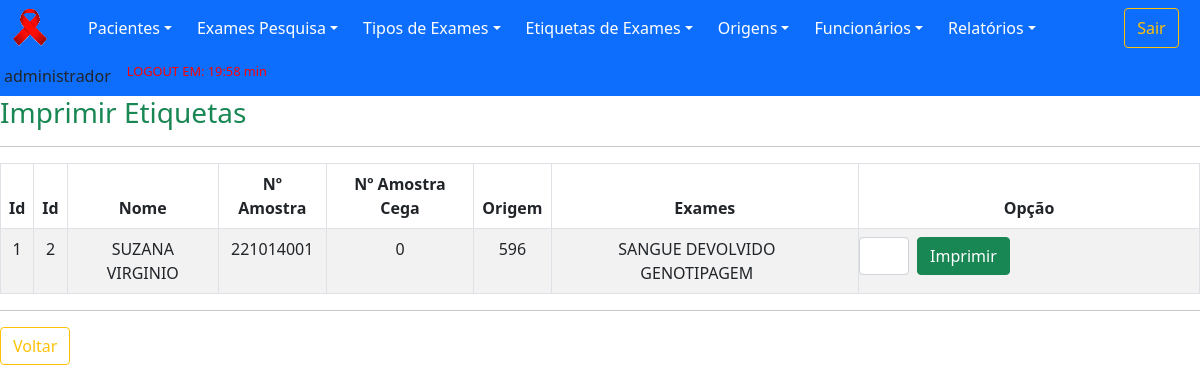
Page /views/etiquetasImprimir.php (signed in) on the committed database.
### tables this page shows
CREATE TABLE `examesSolicitados` (
  `idExamesSolicitados` int(11) NOT NULL,
  `numAmostra` int(11) DEFAULT NULL,
  `numAmostraCega` int(11) DEFAULT NULL,
  `dataCadastroE` date DEFAULT NULL,
  `horaCadastro` time DEFAULT NULL,
  `dataAmostra` date DEFAULT NULL,
  `tiposExames` varchar(255) DEFAULT NULL,
  `idFuncionario` int(11) DEFAULT NULL,
  `idPaciente` int(11) DEFAULT NULL,
  `idOrigem` int(11) DEFAULT NULL,
  `imprimir` int(11) DEFAULT NULL
);

CREATE TABLE `paciente` (
  `idPaciente` int(11) NOT NULL,
  `nomePaciente` varchar(60) DEFAULT NULL,
  `prontuario` varchar(30) DEFAULT NULL,
  `gestante` varchar(3) DEFAULT NULL,
  `numSus` varchar(30) DEFAULT NULL,
  `cpf` varchar(15) DEFAULT NULL,
  `sexo` varchar(15) DEFAULT NULL,
  `identidade` varchar(20) DEFAULT NULL,
  `orgaoEmissor` varchar(15) DEFAULT NULL,
  `naturalidade` varchar(30) DEFAULT NULL,
  `nacionalidade` varchar(30) DEFAULT NULL,
  `dataCadastroP` date DEFAULT NULL,
  `idFuncionario` int(11) DEFAULT NULL,
  `dataAltCad` date DEFAULT NULL,
  `idFuncionarioAlt` int(11) DEFAULT NULL
);

CREATE TABLE `origem` (
  `idOrigem` int(11) NOT NULL,
  `descricao` varchar(255) DEFAULT NULL,
  `cap` varchar(10) DEFAULT NULL,
  `numOrigem` int(11) DEFAULT NULL,
  `statusOrigem` varchar(8) DEFAULT NULL
);

CREATE TABLE `tipoExames` (
  `idTipoExames` int(11) NOT NULL,
  `tipoExame` varchar(255) DEFAULT NULL,
  `statusExame` varchar(8) DEFAULT NULL
);

### dao/DAO-sistemaCihiv.php (called while the page is built, shortened)
<?php
    class SistemaDAO
        {
            public function PesquisaDados($nomeTabela,$dado,$valor)
                {
                    $conn = Database::connect();
                    $conn->exec('SET CHARACTER SET utf8');
                    $sql = "SELECT * FROM $nomeTabela WHERE $dado = '$valor'";
                    try
                        {
                            $listar = $conn->query($sql);
                            $buscar = $listar->fetchAll(PDO::FETCH_OBJ);
                            $numRows = $listar->rowCount();
                        }
                    catch (PDOException $exc)
                        {
                            $buscar = $exc->getTraceAsString();
                        }
                    return $buscar;
                }
            public function ImprimirEtiquetas($idFuncionario)
                {
                    $conn = Database::connect();
                    $conn->exec('SET CHARACTER SET utf8');
                    $sql = "SELECT * FROM examesSolicitados e, paciente p, origem o
                    WHERE e.idFuncionario = '$idFuncionario'
                    AND e.imprimir = 0
                    AND p.idPaciente = e.idPaciente
                    AND o.idOrigem = e.idOrigem
                    GROUP BY e.idExamesSolicitados";
                    try
                        {
                            $listar = $conn->query($sql);
                            $buscar = $listar->fetchAll(PDO::FETCH_OBJ);
                            $numRows = $listar->rowCount();
                        }
                    catch (PDOException $exc)
                        {
                            $buscar = $exc->getTraceAsString();
                        }
                    return $buscar;
                }
        }
?>

### views/etiquetasImprimir.php (the view, shortened to what this page needs)
<?php
	include "../template/menuPrincipal.php";
    include "../dao/DAO-sistemaCihiv.php";
?>
        <div cIlass="container">
            <div id="page-content-wrapper">
				<div class="panel-header">
					<h3 class="text-success">Imprimir Etiquetas</h3>
				</div>
				<hr>
				<div class="panel-content">
					<div class="col-md-12">
                        <table class="table table-striped table-bordered table-condensed">
                            <thead>
                                <tr>
                                    <th>Id</th>
                                    <th>Id</th>
                                    <th>Nome</th>
                                    <th>Nº Amostra</th>
                                    <th>Nº Amostra Cega</th>
                                    <th>Origem</th>
                                    <th>Exames</th>
                                    <th>Opção</th>
                                </tr>
                            </thead>
                            <tbody>
                                <?php
                                    require_once '../dao/DAO-sistemaCihiv.php';
                                    $origemDAO = new SistemaDAO();
                                    foreach($origemDAO->ImprimirEtiquetas($_SESSION['idFuncionario']) as $resp)
                                        {
                                            ?>
                                                <tr>
                                                    <td><?php echo $idFuncionario = $resp->idFuncionario;?></td>
                                                    <td><?php echo $idExamesSolicitados = $resp->idExamesSolicitados;?></td>
                                                    <td><?php echo $nomePaciente = $resp->nomePaciente;?></td>
                                                    <td><?php echo $numAmostra = $resp->numAmostra;?></td>
                                                    <td><?php echo $numAmostraCega = $resp->numAmostraCega;?></td>
                                                    <td><?php echo $numOrigem = $resp->numOrigem;?></td>
                                                    <td>
                                                        <?php
                                                            $tiposExames = $resp->tiposExames;
                                                            $tiposExames =  unserialize($tiposExames);
                                                            $t = sizeof($tiposExames);
                                                            for ($i = 0; $i < $t; $i++)
                                                                {
                                                                    $id = $tiposExames[$i];
                                                                    $nomeTabela3 = "tipoExames";
                                                                    $dado3 = "idTipoExames";
                                                                    $exame1DAO = new SistemaDAO();
                                                                    foreach ($exame1DAO->PesquisaDados($nomeTabela3,$dado3,$id) as $resp)
                                                                        {
                                                                            echo $tipoExame = $resp->tipoExame . "&emsp;";
                                                                        }
                                                                }
                                                        ?>
                                                    </td>
                                                    <td>
                                                        <form action="../controllers/etiquetasImprimir.php?action=1&id=<?php echo $idExamesSolicitados; ?>" method="POST">
                                                            <div class="row">
                                                                <div class="col px-md-1 col-md-2">
                                                                    <input type="text"  class="form-control" name="quantidade" >
                                                                </div>
                                                                <div class="col px-md-1 col-md-2">
                                                                    <button type="submit" class="btn btn-success">Imprimir</button>
                                                                </div>
                                                            </div>
                                                        </form>
                                                    </td>
                                            <?php
                                        }
                                ?>
                            </tbody>
                        </table>
					</div>
                    <hr>
                    <div id="actions" class="row">
                        <div class="col-md-2">
						    <a  href="../template/menuPrincipal.php"><button type="button" class="btn btn-outline-warning">Voltar</button></a>
						</div>
					</div>
                </div>
            </div>
		</div>
    </body>
</html>

### template/menuPrincipal.php (style rules this page uses)
table, th, td { padding: 5px; text-align:center; }

### rows in the picture
examessolicitados: idPaciente.idFuncionario "1", idExamesSolicitados "2", idPaciente.nomePaciente "SUZANA VIRGINIO", numAmostra "221014001", numAmostraCega "0", idOrigem.numOrigem "596"
tipoexames: tipoExame "SANGUE DEVOLVIDO"
tipoexames: tipoExame "GENOTIPAGEM"

### other values in the picture
$_SESSION["nomeFuncionario"] "administrador"
